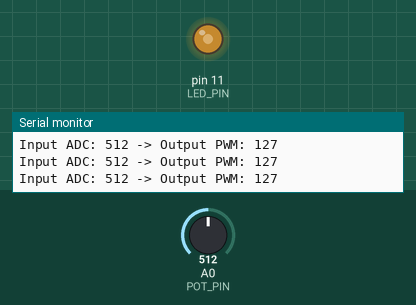
The sketch below on a simulated Arduino Uno, built with avr-gcc and run on an emulated ATmega328P. Shown: output pins drawn as LEDs (lit = HIGH), the last lines printed to the serial monitor. The inputs (shaded band) are chosen by the test bench; at power-on: A0 (POT_PIN) = 512.

Above: at 1.2 s.
1.3 s: A0 (POT_PIN) set to 408
At 2.2 s:
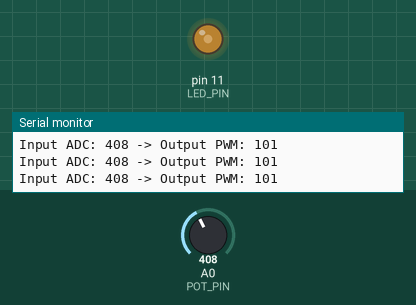
4.3 s: A0 (POT_PIN) set to 394
At 5.1 s:
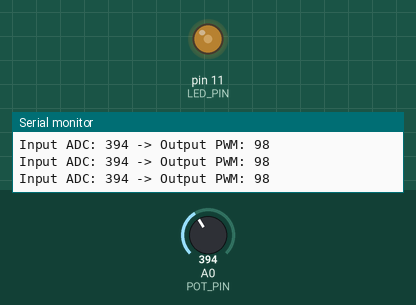
5.8 s: A0 (POT_PIN) set to 105
At 6.9 s:
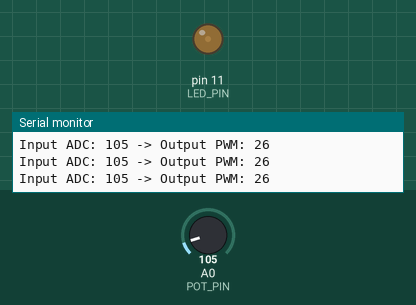
7.3 s: A0 (POT_PIN) set to 91
At 8.7 s:
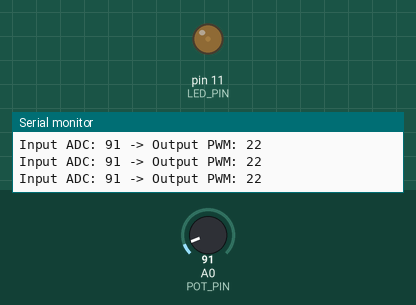
10.3 s: A0 (POT_PIN) set to 0
At 11.5 s:
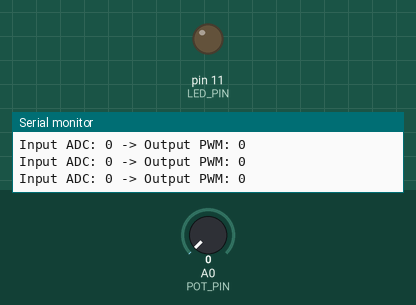
11.8 s: A0 (POT_PIN) set to 716
At 12.3 s:
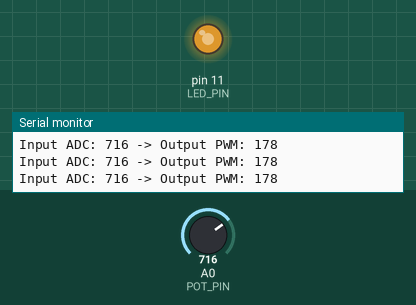
Timing chart, 0 to 14.3 s (numbered marks = the images above; inputs shaded):
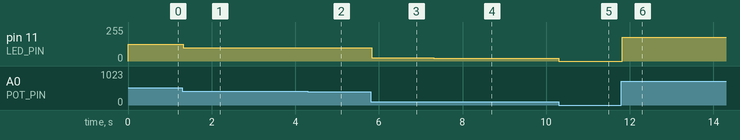

The sketch:

modul4B.ino
```cpp
// Definisi Pin
const int POT_PIN = A0;  // Pin analog untuk potensiometer
const int LED_PIN = 11;  // Pin digital PWM untuk LED (misal pin 11)

void setup() {
  pinMode(LED_PIN, OUTPUT); // Mengatur pin LED sebagai output
  Serial.begin(9600);       // Inisialisasi komunikasi serial
}

void loop() {
  // Membaca nilai analog dari potensiometer (0 - 1023)
  int adcValue = analogRead(POT_PIN);

  // Mengonversi nilai ADC (0-1023) ke rentang PWM (0-255)
  // Berdasarkan Dasar Teori PWM pada modul
  int pwmValue = map(adcValue, 0, 1023, 0, 255);

  // Mengatur intensitas cahaya LED menggunakan PWM
  analogWrite(LED_PIN, pwmValue);

  // Menampilkan data ke Serial Monitor
  Serial.print("Input ADC: ");
  Serial.print(adcValue);
  Serial.print(" -> Output PWM: ");
  Serial.println(pwmValue);

  delay(10); // Delay singkat untuk responsivitas sistem
}
```

Measured:
- after the input at 1.3 s, pin 11 (LED_PIN): 127/255 → 101/255 at once
- after the input at 4.3 s, pin 11 (LED_PIN): 101/255 → 98/255 at once
- after the input at 5.8 s, pin 11 (LED_PIN): 98/255 → 26/255 at once
- after the input at 7.3 s, pin 11 (LED_PIN): 26/255 → 22/255 at once
- after the input at 10.3 s, pin 11 (LED_PIN): 22/255 → 0/255 at once
- after the input at 11.8 s, pin 11 (LED_PIN): 0/255 → 178/255 at once
